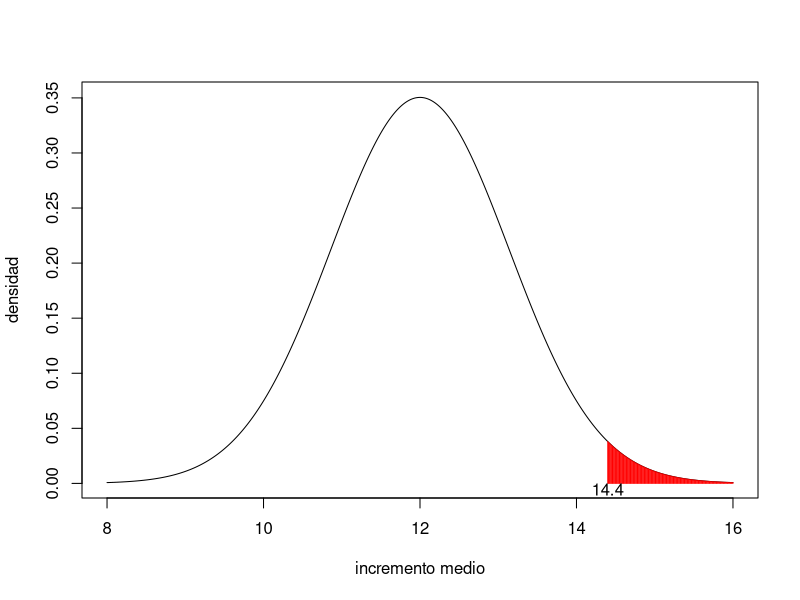

This chart was generated by the following R code:
## ---- chunk 1
x=seq(from=8,to=16,by=0.01)
plot(x,dnorm(x,12,3.6/sqrt(10)),type="l",xlab="incremento medio",ylab="densidad")
x2=seq(from=14.4,to=16,by=0.01)
y2=dnorm(x2,12,3.6/sqrt(10))
lines(x2,y2,type="h",col="red")
text(14.4,-0.005,"14.4")
